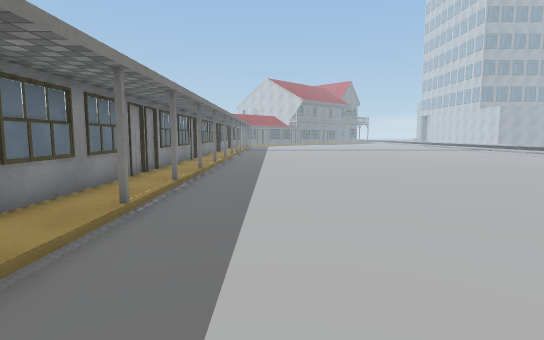
View 1 (above)

16 first-person views from a walk through a scene from a Unity 3-D project. The camera is 1.3 m above the floor, tilts 6° down and sees 80° across. Doors are open. The floor is counted in squares, 1 m on a side. Each view is taken from the middle of a square. On the plan, view 1 faces up. The plan holds only what a view shows up to about 14 squares ahead; the rest is blank. The place goes on beyond the plan. The player is left out. Some animated figures are not drawn. Some surface patterns are stand-ins.

View 2
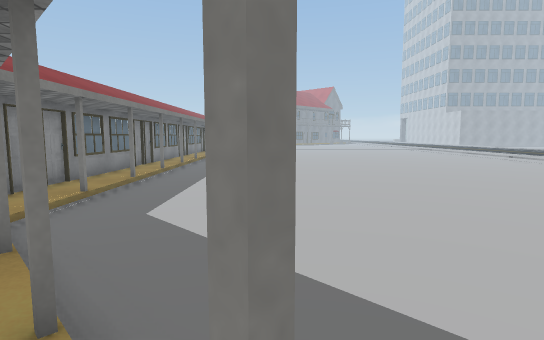

View 3
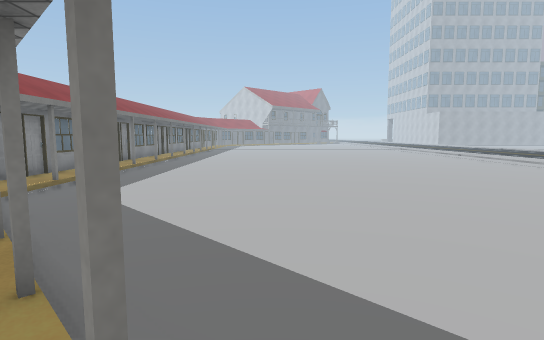

View 4
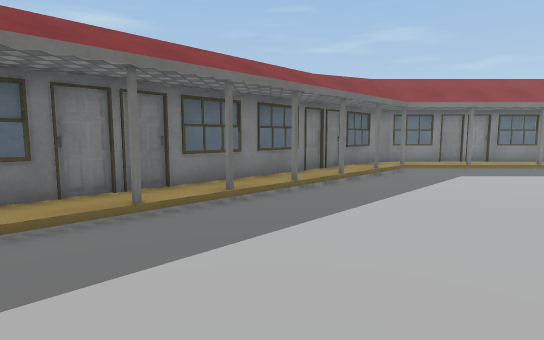

View 5
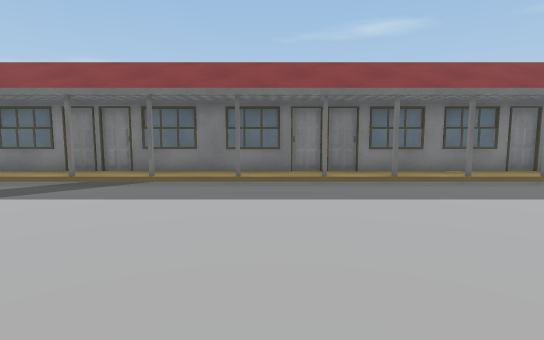

View 6
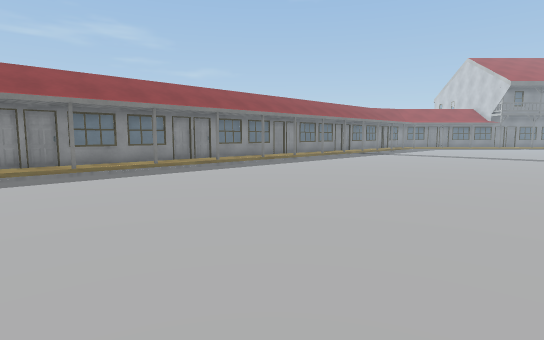

View 7
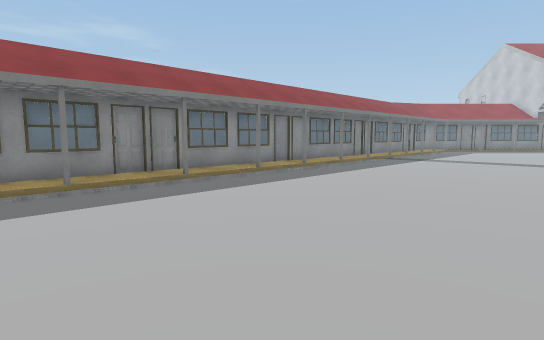

View 8
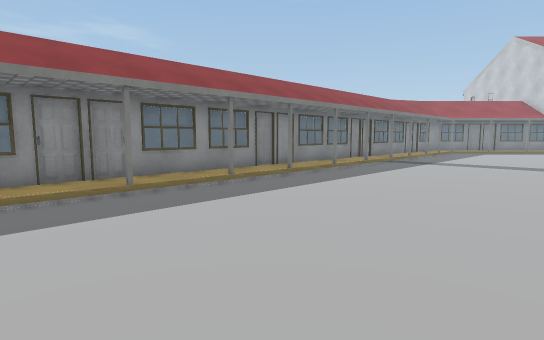

View 9
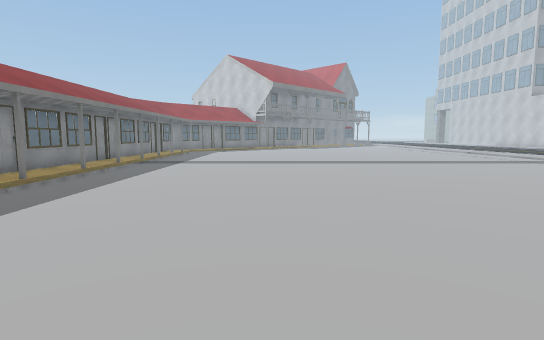

View 10
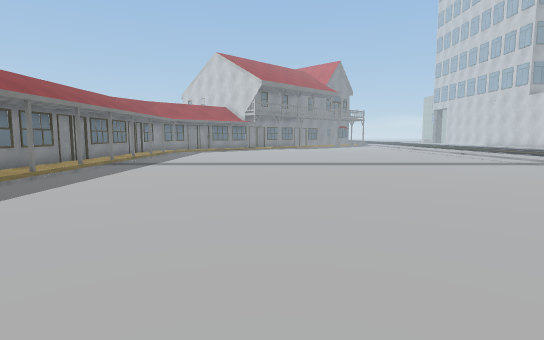

View 11
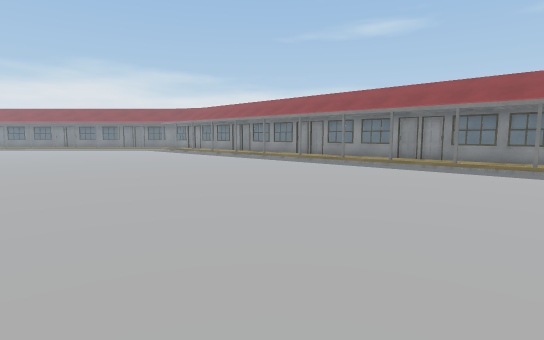

View 12
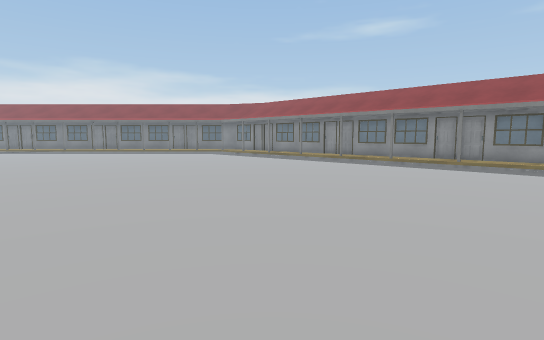

View 13
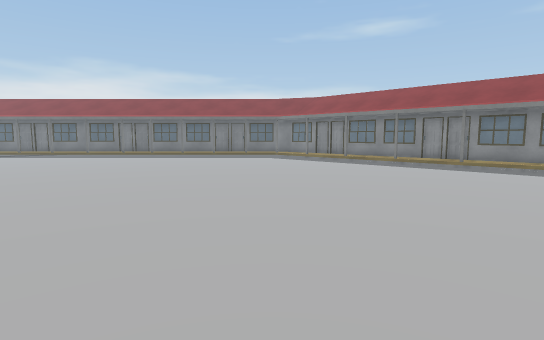

View 14
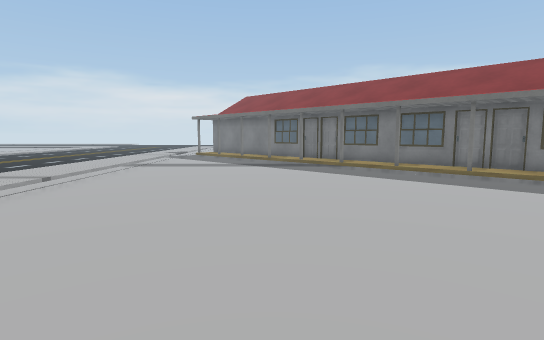

View 15
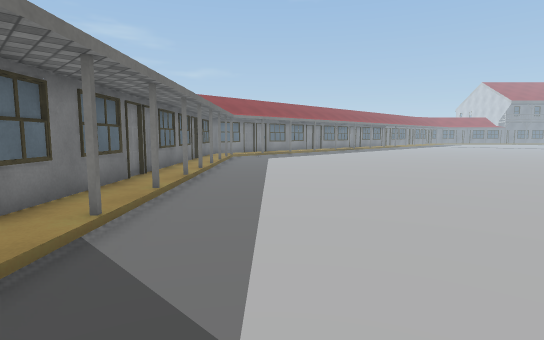

View 16
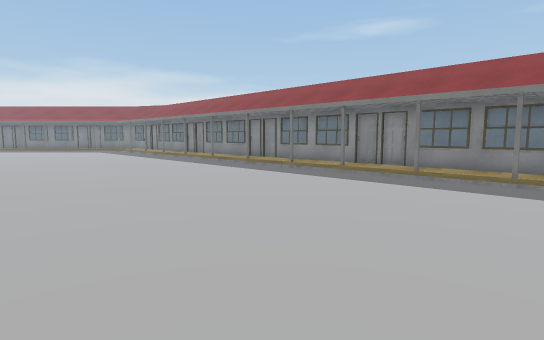

### Floor plan
Key: @ floor where view 1 was taken; # wall or solid block; . main floor; : floor 0.25 m higher than the main floor; / step, stairs or slope.
Columns run from 4 left of view 1 to 13 right of it. Each row starts with its distance up from view 1.
 29 #:................
 28 #:#...............
 27 #:................
 26 #:................
 25 #:#...............
 24 #:................
 23 #:...............
 22 #:#.............
 21 #:.............. .
 20 #:#..............
 19 #:................
 18 #:................
 17 #:#...............
 16 #:................
 15 #:................
 14 #:#..............
 13 #:................
 12 #:................
 11 #:#...............
 10 #:................
  9 #:................
  8 #:#...............
  7 #:................
  6 #:................
  5 #:#...............
  4 #:................
  3 #:#...............
  2 #:...............
  1 #:................
  0 #:#.@.............
 -1 ####..............
 -2  ##:/.............
 -3   ##:#............
 -4    ####...........
 -5     ##:/..........
 -6      ###/.........
 -7       ##:#........
 -8        ##:/.......
 -9         ###/......
-10          ##:/.....
-11           ###/....
-12            ##:#. .

Positions as (right, up) in squares from view 1, and headings:
1: (0, 0), facing up
2: (2, -5), facing up
3: (4, -7), facing up
4: (10, -5), facing left
5: (12, -2), facing down-left
6: (10, 8), facing up-left
7: (6, 12), facing up-left
8: (5, 14), facing up-left
9: (4, 14), facing up
10: (5, 15), facing up
11: (12, 29), facing down-left
12: (13, 21), facing down-left
13: (13, 15), facing down-left
14: (11, 3), facing down
15: (13, -12), facing up-left
16: (8, 29), facing down-left
